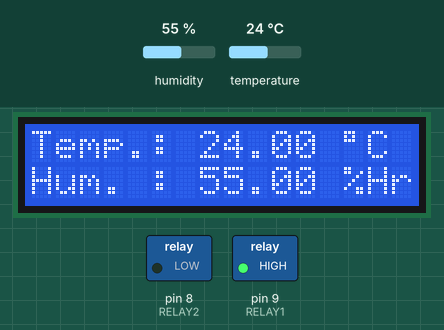
Simulated run of this sketch. Board: Arduino Uno, built with avr-gcc and run on an emulated ATmega328P. Shown: 16×2 character LCD, switched loads named in the sketch (green lamp = pin HIGH). The test bench sets the inputs (shaded band); at power-on: humidity 55 %, temperature 24 °C.

Above: at 1.2 s.
1.3 s: humidity set to 22 %
At 2.7 s:
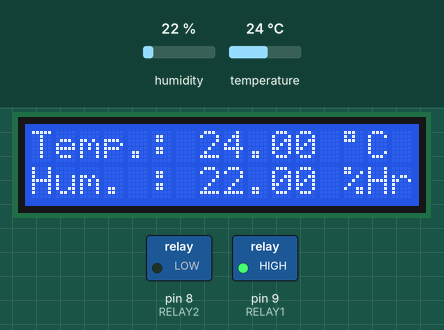
3.0 s: temperature set to 12 °C
At 4.0 s:
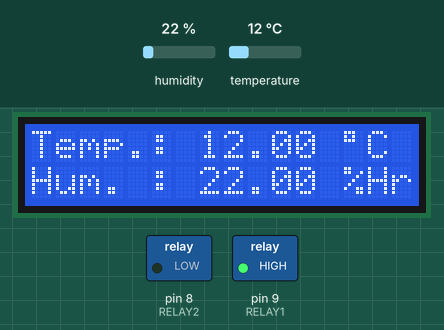
5.1 s: humidity set to 40 %
At 6.4 s:
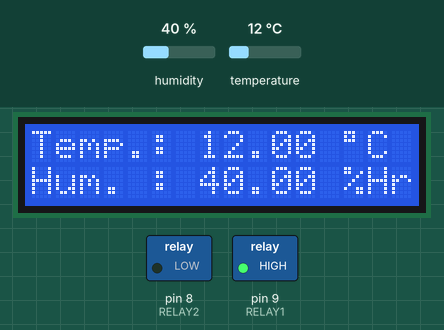
7.2 s: temperature set to 19 °C
At 8.8 s:
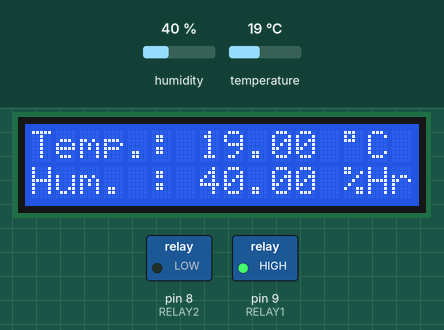
Timing chart, 0 to 10.2 s (numbered marks = the images above; inputs shaded):
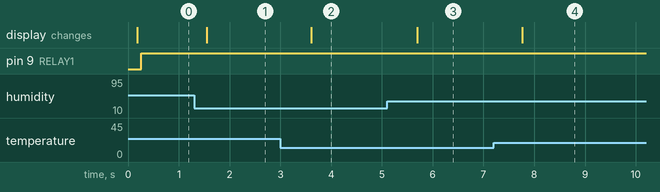

The sketch:

Sensor_LCD_Rele.ino
```cpp
/*
    LECTURA DE TEMPERATURA Y HUMEDAD MEDIANTE EL SENSOR ATH-10 Y MUESTRA EN PANTALLA LCD
    Libreria del sensor de humedad y temperatura AHT10
    https://github.com/enjoyneering/AHT10

    Libreria del I2C que maneja el LCD , LiquidCrystal_I2C
    https://github.com/fdebrabander/Arduino-LiquidCrystal-I2C-library.
*/


#include <Adafruit_AHTX0.h>     // Incluimos la libreria necesaria para manejar el sensor
#include <Wire.h>               // Incluimos la librería estandar de Arduino que le permite comunicarse con dispositivos por el bus I2C
#include <LiquidCrystal_I2C.h> // Incluimos la libreria necesaria para manejar el LCD

#define RELAY1 9 // Pin de salida para RELAY1 de la resistencia de la incubadora

#define RELAY2 8 // Pin de salida para controlar el RELAY2 del motorcito girahuevos (se necesita bateria externa para el motorcito porque activarlo directo desde arduino nos puede dañar la placa)
unsigned long tiempoAnterior = 0; // Variable para almacenar el tiempo anterior


String frase;                  // Para la frase que queremos mostrar en el lcd
int linea ;                    // Para la linea donde vamos a escribir
int columna ;                  // Para la columna de la linea donde vamos a escribir
int total_lineas = 2;          // Para indicar cuantas lineas tiene nuestro lcd
int total_columnas = 16;       // Para indicar cuantas columnas tiene nuestro lcd

Adafruit_AHTX0 aht;                                            // Asigamos el sensor
LiquidCrystal_I2C lcd_i2c(0x27, total_columnas, total_lineas); // indicamos cuantos caracteres y lineas tiene nuestro lcd


void setup(){
    // Incializamos la pantalla LCD
    lcd_i2c.begin(16, 2);
    lcd_i2c.backlight();
    lcd_i2c.clear();
    // NOS ASEGURAMOS QUE ESTA PRESENTE EL MODULO AHT10 SI NO ES ASI, EL BUCLE NO CONTINUARA LA CARGA
    if (! aht.begin()) {      // Iniciamos el sensor
             while (1) delay(10);
    }
    // Configurar el pin de salida y el estado inicial del RELAY1
    pinMode(RELAY1, OUTPUT);
    digitalWrite(RELAY1, LOW);

    // Configurar el pin de salida del RELAY2
    pinMode(RELAY2, OUTPUT);
}

void loop() {


    sensors_event_t humedad, temperatura;
    aht.getEvent(&humedad, &temperatura);   // rellena los datos de temp. y humedad. con datos nuevos en cuanto van siendo sensados


    frase = "Temp.: " + String (temperatura.temperature) + " " + (char)223 + "C";   // Definimos como aparecerá escrita  la temperatura en el LCD
    linea = 0; columna = 0;
    lcd_i2c.setCursor(columna, linea);
    lcd_i2c.print(frase);

    frase = "Hum. : " + String (humedad.relative_humidity) + " %Hr";  // Definimos como aparecerá escrita la humedad en el LCD
    linea = 1; columna = 0;
    lcd_i2c.setCursor(columna, linea);
    lcd_i2c.print(frase);


    // Código del RELAY1, que activará la resistencia si el sensor detecta una temperatura fuera del rango
    if( aht.getEvent (&humedad, &temperatura) <= 37.1){    //Función "Si", si la temperatura es menor o igual a 37.1°C, el relay se accionará y cerrará el circuito de la resistencia
      digitalWrite(RELAY1, HIGH);
    }
    // //Función "Sino", si la temperatura NO es menor o igual a 37.1°C, el relay continua abierto y no se accionará hasta que la temperatura se encuentre fuera de los rangos preestablecidos
    else{
      digitalWrite(RELAY1, LOW);
    }


    // Código del RELAY2, que activará el motor durante 5 segundos cada 8 horas
    { // Obtener el tiempo actual en milisegundos
    unsigned long tiempoActual = millis();

    // Verificar si han pasado 8 horas desde la última activación
    if (tiempoActual - tiempoAnterior >= 28800000) { //(28.800.000 milisegundos equivalen a 8 horas)
    // Activar el motor DC durante 5 segundos
    digitalWrite(RELAY2, HIGH);
    delay(5000);  // Mantener activado el motor durante 5 segundos
    digitalWrite(RELAY2, LOW);

    // Guardar el tiempo actual como tiempo anterior
    tiempoAnterior = tiempoActual;}
    else {
    // Sino han pasado 8 horas desde la última activación del motor, mantener el motor DC apagado
    digitalWrite(RELAY2, LOW);
  }

    delay(500);
    }
}
```

Measured:
- after the input at 1.3 s, the display: changes after 0.25 s (image 1)
- after the input at 3.0 s, the display: changes after 0.61 s (image 2)
- after the input at 5.1 s, the display: changes after 0.60 s (image 3)
- after the input at 7.2 s, the display: changes after 0.56 s (image 4)
